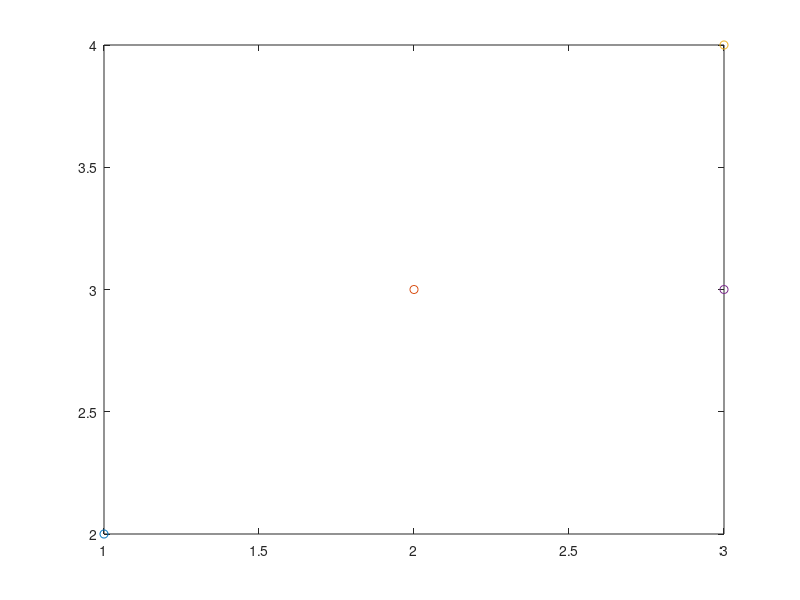
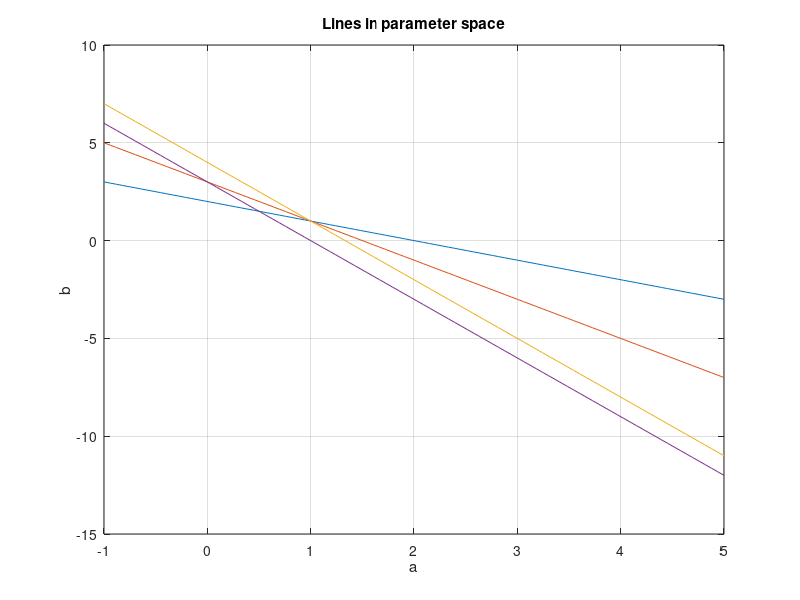
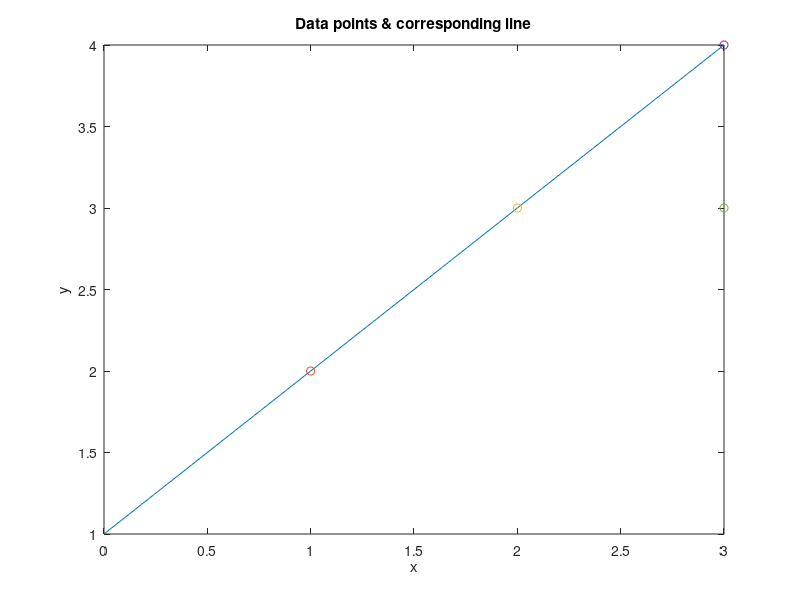

MATLAB code for these plots, in order:
% FHV - Master in Meachatronics
% Sensor System - Image Processing
%
% Exersice: Hough Transform (slide 4)
%
% Author:   Stefan Stark
% Date:     01.10.2016

clear all, close all, clc;

%% Given points
P1 = [1;2]; P2 = [2;3]; P3 = [3;4]; P4 = [3;3];

figure; 
plot(P1(1),P1(2),'o',P2(1),P2(2),'o',P3(1),P3(2),'o',P4(1),P4(2),'o');

%% Draw the points as lines in the parameter space (b=-a*x+y)
a = linspace(-1,5);
for i=1:length(a)
    b1(i) = -P1(1)*a(i)+P1(2);
    b2(i) = -P2(1)*a(i)+P2(2);
    b3(i) = -P3(1)*a(i)+P3(2);
    b4(i) = -P4(1)*a(i)+P4(2);
end
figure;
plot(a,b1,a,b2,a,b3,a,b4); xlabel('a'),ylabel('b');grid on;
title('Lines in parameter space');

%% Find the intersection points in the parameter space and determine 
%% corresponding lines in the xy plane
% manual readout -> intersection of 3 lines at a'=1,b'=1
x = linspace(0,3);
y=1*x+1;
figure; 
plot(x,y);title('Data points & corresponding line');xlabel('x');ylabel('y');
hold on;
plot(P1(1),P1(2),'o',P2(1),P2(2),'o',P3(1),P3(2),'o',P4(1),P4(2),'o');
